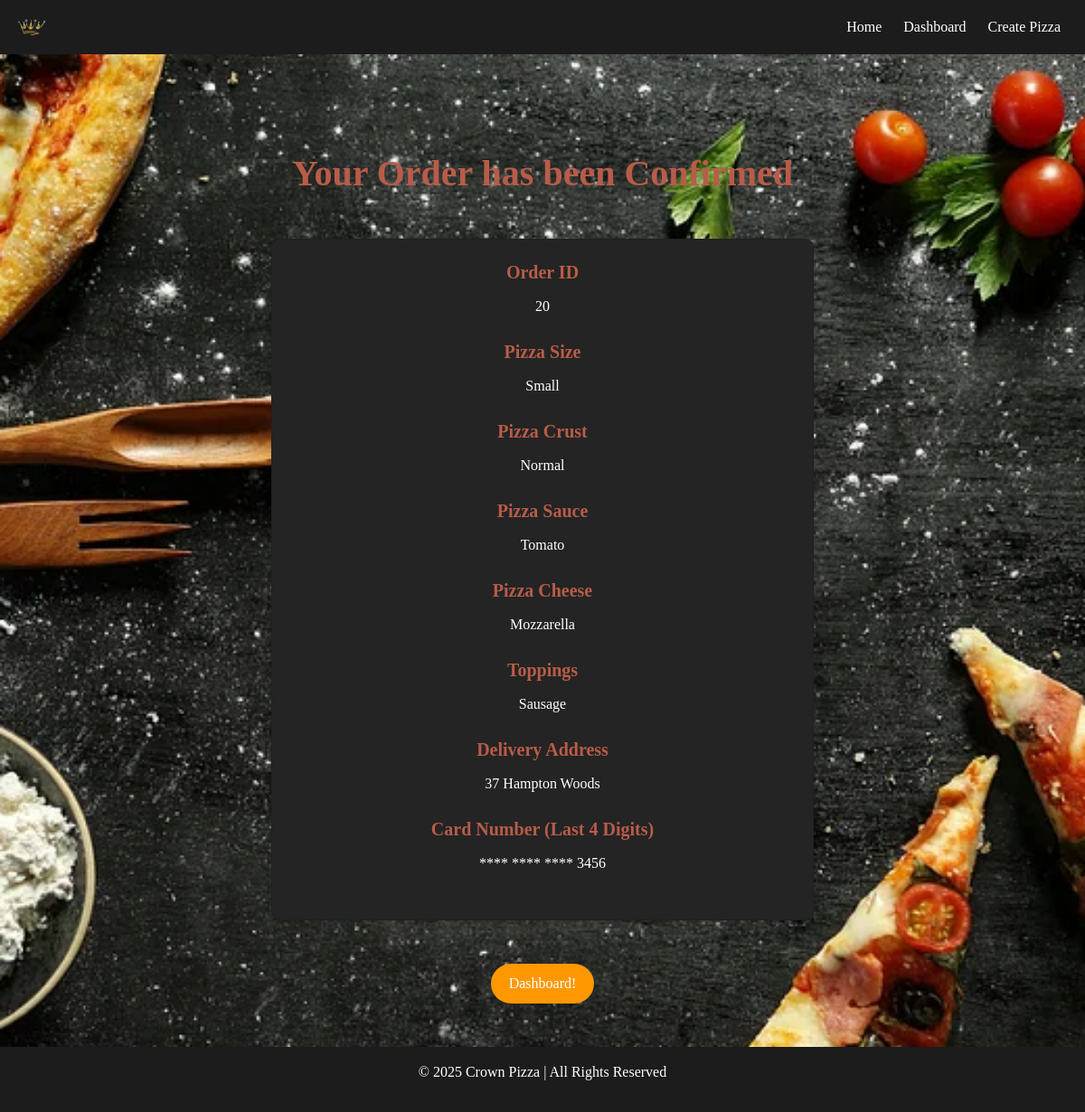
The app's page /order_confirmation/20/ (signed in) with its own data.
### PizzaApp/models.py (models this page shows, shortened)
class Order(models.Model):
    user = models.ForeignKey(User, on_delete=models.CASCADE, null=True, blank=True)
    pizza_size = models.ForeignKey(PizzaSize, on_delete=models.CASCADE, default=1)
    pizza_crust = models.ForeignKey(PizzaCrust, on_delete=models.CASCADE, default=1)
    pizza_sauce = models.ForeignKey(PizzaSauce, on_delete=models.CASCADE, default=1)
    pizza_cheese = models.ForeignKey(PizzaCheese, on_delete=models.CASCADE, default=1)
    toppings = models.ManyToManyField(PizzaTopping, blank=True)
    full_name = models.CharField(max_length=100)
    delivery_address = models.TextField()
    card_number = models.CharField(max_length=16, default="0000000000000000")  # Fake card for DB
    card_expiry_date = models.CharField(max_length=5, default="00/00")  # Placeholder
    card_cvv = models.CharField(max_length=3, default="000")  # Placeholder

class PizzaSize(models.Model):
    name = models.CharField(max_length=100)
    price = models.DecimalField(max_digits=5, decimal_places=2, default=10.99)  # Default price

class PizzaCrust(models.Model):
    name = models.CharField(max_length=100, default="Normal")  # Default crust

class PizzaSauce(models.Model):
    name = models.CharField(max_length=100, default="Tomato")  # Default sauce

class PizzaCheese(models.Model):
    name = models.CharField(max_length=100, default="Mozzarella")  # Default cheese

class PizzaTopping(models.Model):
    name = models.CharField(max_length=100)
    price = models.DecimalField(max_digits=5, decimal_places=2, default=0.00)
    image = models.ImageField(upload_to='toppings_images/', null=True, blank=True)

### PizzaApp/views.py (the view)
# urls.py: path('order_confirmation/<int:order_id>/', views.order_confirmation, name='order_confirmation'),
@login_required
def order_confirmation(request, order_id):
    print(f"Fetching order with ID: {order_id}")  # Debug: Check if the correct order ID is passed
    order = get_object_or_404(Order, id=order_id, user=request.user)
    pizza_size = order.pizza_size.name if order.pizza_size else "No size selected"
    pizza_crust = order.pizza_crust.name if order.pizza_crust else "No crust selected"
    pizza_sauce = order.pizza_sauce.name if order.pizza_sauce else "No sauce selected"
    pizza_cheese = order.pizza_cheese.name if order.pizza_cheese else "No cheese selected"
    toppings = order.toppings.all()
    last_four_digits = order.card_number[-4:] if order.card_number and len(order.card_number) >= 4 else "****"
    return render(request, 'order_confirmation.html', {
        'order': order,
        'pizza_size': pizza_size,
        'pizza_crust': pizza_crust,
        'pizza_sauce': pizza_sauce,
        'pizza_cheese': pizza_cheese,
        'toppings': toppings,
        'last_four_digits': last_four_digits
    })

### PizzaApp/templates/order_confirmation.html
{% extends 'base.html' %}
{% load static %}
{% block content %}
<h1 class="text-center">Your Order has been Confirmed</h1>
<div class="container my-5">
    <div class="card p-4 shadow-sm text-center" style="width: 100%; max-width: 600px; background-color: rgb(36, 36, 36); border-radius: 10px; margin: 0 auto;">
        <div class="mb-3" style="text-align: center;">
            <h5>Order ID</h5>
            <div class="form-control" style="background-color: rgb(36, 36, 36); color: white; border: none; text-align: center;">
                {{ order.id }}
            </div>
        </div>
        <div class="mb-3" style="text-align: center;">
            <h5>Pizza Size</h5>
            <div class="form-control" style="background-color: rgb(36, 36, 36); color: white; border: none; text-align: center;">
                {{ pizza_size }}
            </div>
        </div>
        <div class="mb-3" style="text-align: center;">
            <h5>Pizza Crust</h5>
            <div class="form-control" style="background-color: rgb(36, 36, 36); color: white; border: none; text-align: center;">
                {{ pizza_crust }}
            </div>
        </div>
        <div class="mb-3" style="text-align: center;">
            <h5>Pizza Sauce</h5>
            <div class="form-control" style="background-color: rgb(36, 36, 36); color: white; border: none; text-align: center;">
                {{ pizza_sauce }}
            </div>
        </div>
        <div class="mb-3" style="text-align: center;">
            <h5>Pizza Cheese</h5>
            <div class="form-control" style="background-color: rgb(36, 36, 36); color: white; border: none; text-align: center;">
                {{ pizza_cheese }}
            </div>
        </div>
        <div class="mb-3" style="text-align: center;">
            <h5>Toppings</h5>
            <div class="form-control" style="background-color: rgb(36, 36, 36); color: white; border: none; text-align: center;">
                {% for topping in toppings %}
                    <div>{{ topping.name }}</div>
                {% endfor %}
            </div>
        </div>
        <div class="mb-3" style="text-align: center;">
            <h5>Delivery Address</h5>
            <div class="form-control" style="background-color: rgb(36, 36, 36); color: white; border: none; text-align: center;">
                {{ order.delivery_address }}
            </div>
        </div>
        <div class="mb-3" style="text-align: center;">
            <h5>Card Number (Last 4 Digits)</h5>
            <div class="form-control" style="background-color: rgb(36, 36, 36); color: white; border: none; text-align: center;">
                **** **** **** {{ last_four_digits }}
            </div>
        </div>
    </div>
</div>
<div class="text-center mt-4">
    <a href="{% url 'dashboard' %}" class="btn btn-secondary btn-lg">Dashboard!</a>
</div>
{% endblock %}

### PizzaApp/static/css/styles.css (style rules this page uses)
:root { --primary-color: #B85C49; --secondary-color: #D4AF37; --background-color: #F5F5F5; --text-color: rgb(240, 236, 236); --footer-color: #1c1c1c; --navbar-color: #1c1c1c; }
html, body { height: 100%; margin: 0; }
body { display: flex; flex-direction: column; min-height: 100vh; background-color: var(--background-color); background-image: url('/static/images/background.webp'); background-size: cover; background-position: center; background-attachment: fixed; background-repeat: no-repeat; color: var(--text-color); font-family: 'Lora', serif; }
h1, h2, h3, h4, h5 { color: var(--primary-color); font-weight: bold; text-align: center; }
.btn-primary, .btn-secondary { border: none; border-radius: 30px; padding: 10px 20px; font-size: 16px; transition: background-color 0.3s ease; }
.btn-secondary { background-color: #FF9800; color: white; }
.form-control { width: 100%; max-width: 100%; height: 40px; background-color: rgb(36, 36, 36); color: white; border: none; text-align: center; }

### records on screen
Order: id "20", delivery_address "37 Hampton Woods"
PizzaSize: name "Small"
PizzaCrust: name "Normal"
PizzaSauce: name "Tomato"
PizzaCheese: name "Mozzarella"
PizzaTopping: name "Sausage"

### other values on screen
{{ last_four_digits }} "3456"
